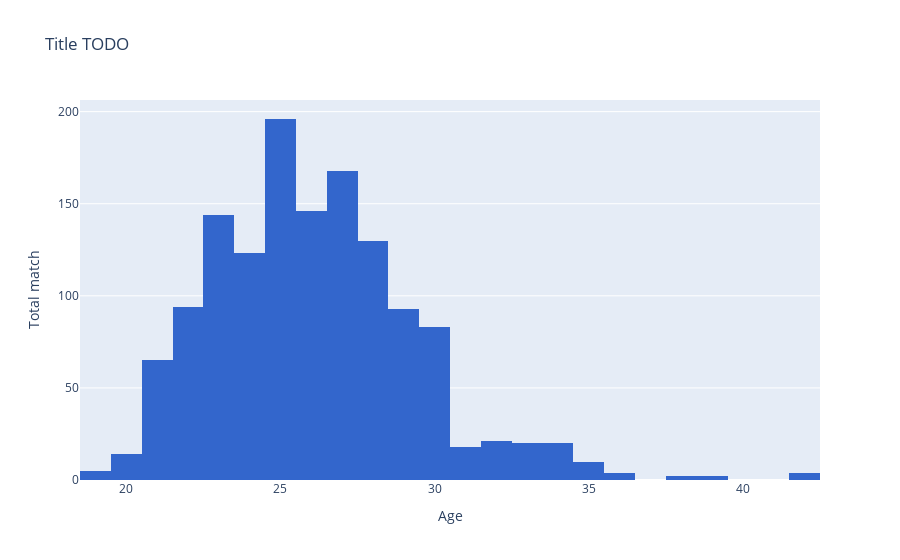

This figure's notebook cell:
### Markdown cell above
### Age and match correlation

### Code cell
fig = px.histogram(
    dataset,
    x="age",
    y="match",
    title="Title TODO",
    nbins=74,
    color_discrete_sequence=[px.colors.qualitative.G10[0]]
)

fig.update_layout(
    yaxis_title="Total match",
    xaxis_title="Age"
)

fig.show()

### Figure 1 — Plotly figure (JSON) as saved in the notebook; plotly's stock layout.template omitted (floating-point values rounded to 4 significant figures; data arrays with more than 128 entries replaced by an {"elided": "..."} marker saying what was removed)
{"data": [{"alignmentgroup": "True", "bingroup": "x", "histfunc": "sum", "hovertemplate": "age=%{x}<br>sum of match=%{y}<extra></extra>", "legendgroup": "", "marker": {"color": "#3366CC", "pattern": {"shape": ""}}, "name": "", "nbinsx": 74, "offsetgroup": "", "orientation": "v", "showlegend": false, "type": "histogram", "x": {"elided": "8378 int values"}, "xaxis": "x", "y": {"elided": "8378 int values"}, "yaxis": "y"}], "layout": {"barmode": "relative", "legend": {"tracegroupgap": 0}, "title": {"text": "Title TODO"}, "xaxis": {"anchor": "y", "domain": [0, 1], "title": {"text": "Age"}}, "yaxis": {"anchor": "x", "domain": [0, 1], "title": {"text": "Total match"}}}}
